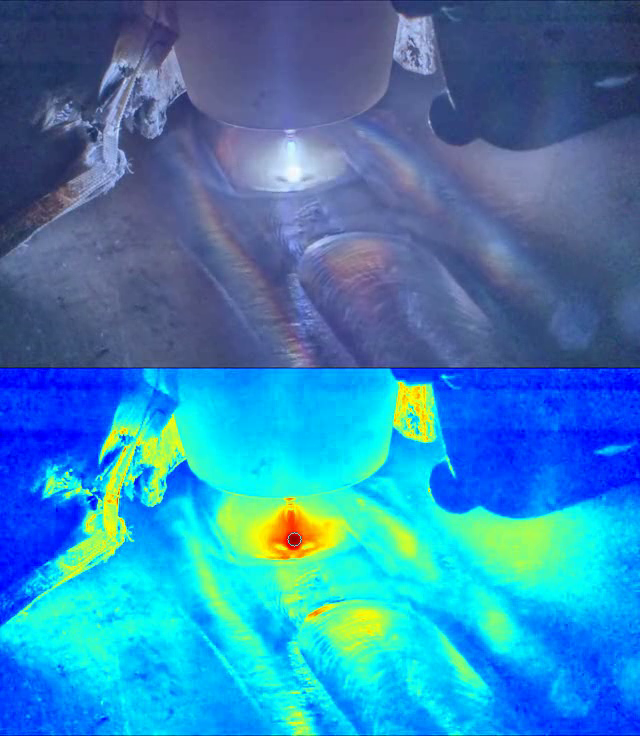
#> input picture frame 18 of gray2color/res.avi, 640 x 736 px, given in place of test.mp4, which was not available
$ python gray2color.py
#> lines starting #> are read from the running program, lines starting #| are printed output that depends on the picture; after the words box and inside, x2 and y2 are one past the last pixel; in counts of white or black regions, pixels touching at a corner belong together; pictures that were not available may be replaced by others from this repository, and a replacement may not be noted
import numpy as np
import cv2 as cv

K_SIZE = 6

def main(input='./test.mp4', output='./res.avi', wb=False):
#> called with input = './test.mp4', output = './res.avi', wb = True
    vid = cv.VideoCapture(input)

    if not vid.isOpened():
        raise IOError("Couldn't open webcam or video: {}".format(input))

    #video_FourCC    = int(vid.get(cv.CAP_PROP_FOURCC))
    video_fps       = vid.get(cv.CAP_PROP_FPS)
    video_size      = (int(vid.get(cv.CAP_PROP_FRAME_WIDTH)),
                    int(vid.get(cv.CAP_PROP_FRAME_HEIGHT))*2)
    video_FourCC = cv.VideoWriter_fourcc(*'MP42')
    if wb:
        out = cv.VideoWriter(output, video_FourCC, video_fps, video_size)
        if not out.isOpened():
            print("Open output file failed. ")
            exit(-1)

    while True:
        ret, frame = vid.read()
#> frame is the input picture: shape (736, 640, 3); mean B, G, R 182.9, 134.2, 52.9

        cv.namedWindow("Result")

        if ret:
            (h, w) = frame.shape[:2]
#> h = 736; w = 640
            #gray = cv.cvtColor(frame, cv.COLOR_RGB2GRAY)
            (b, g, r) = cv.split(frame)
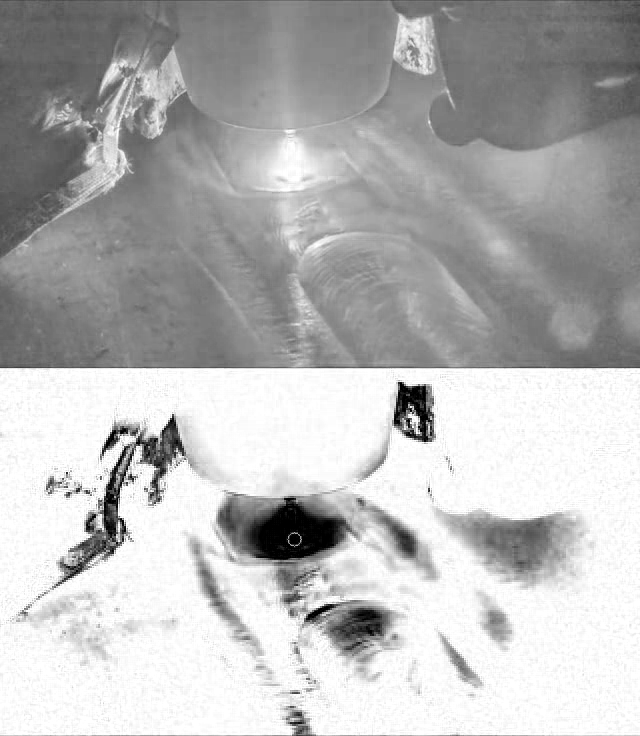
#> b: shape (736, 640); min 0, max 255, mean 182.9
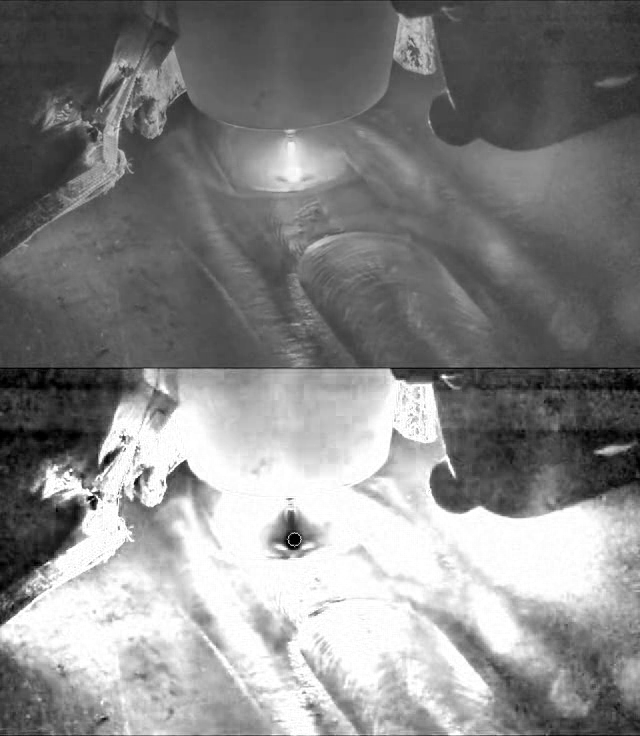
#> g: shape (736, 640); min 0, max 255, mean 134.2
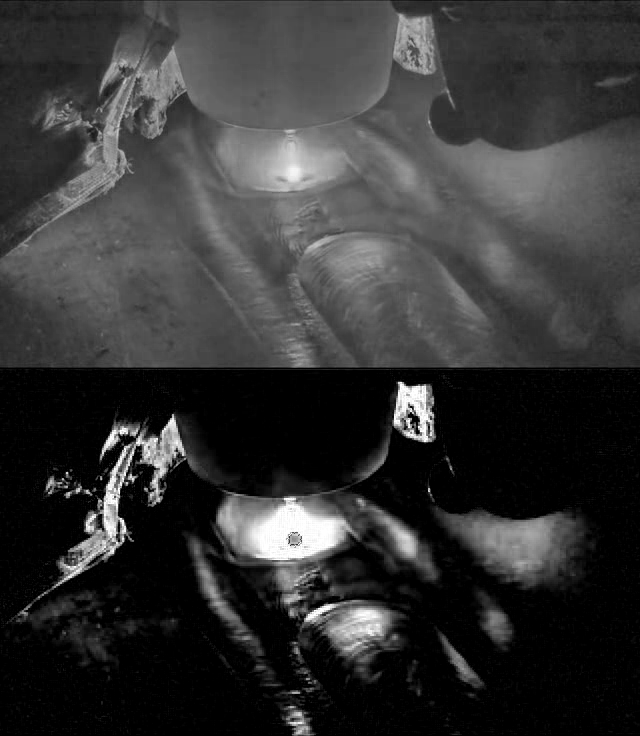
#> r: shape (736, 640); min 0, max 255, mean 52.9
            gray = r
            conv = cv.filter2D(gray, -1, np.ones([K_SIZE, K_SIZE])/(K_SIZE*K_SIZE))
            (minVal, maxVal, minLoc, maxLoc) = cv.minMaxLoc(conv)
#> minVal = 0; maxVal = 255; minLoc = (32, 373); maxLoc = (324, 532)

            #gray = cv.equalizeHist(gray)
            color = cv.applyColorMap(gray, cv.COLORMAP_JET)
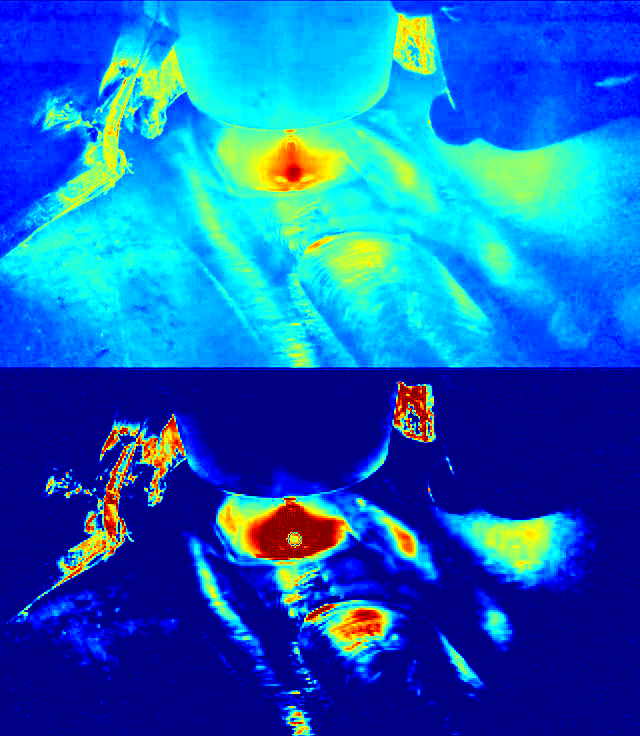
#> color: shape (736, 640, 3); mean B, G, R 187.6, 99.4, 19.8
            cv.circle(color, maxLoc, K_SIZE+1, (255, 255, 0), 1)
#> color: shape (736, 640, 3); 0.01% of pixels changed, all inside (x1, y1, x2, y2) = (317, 525, 332, 540)

            show_img = np.vstack([frame, color])
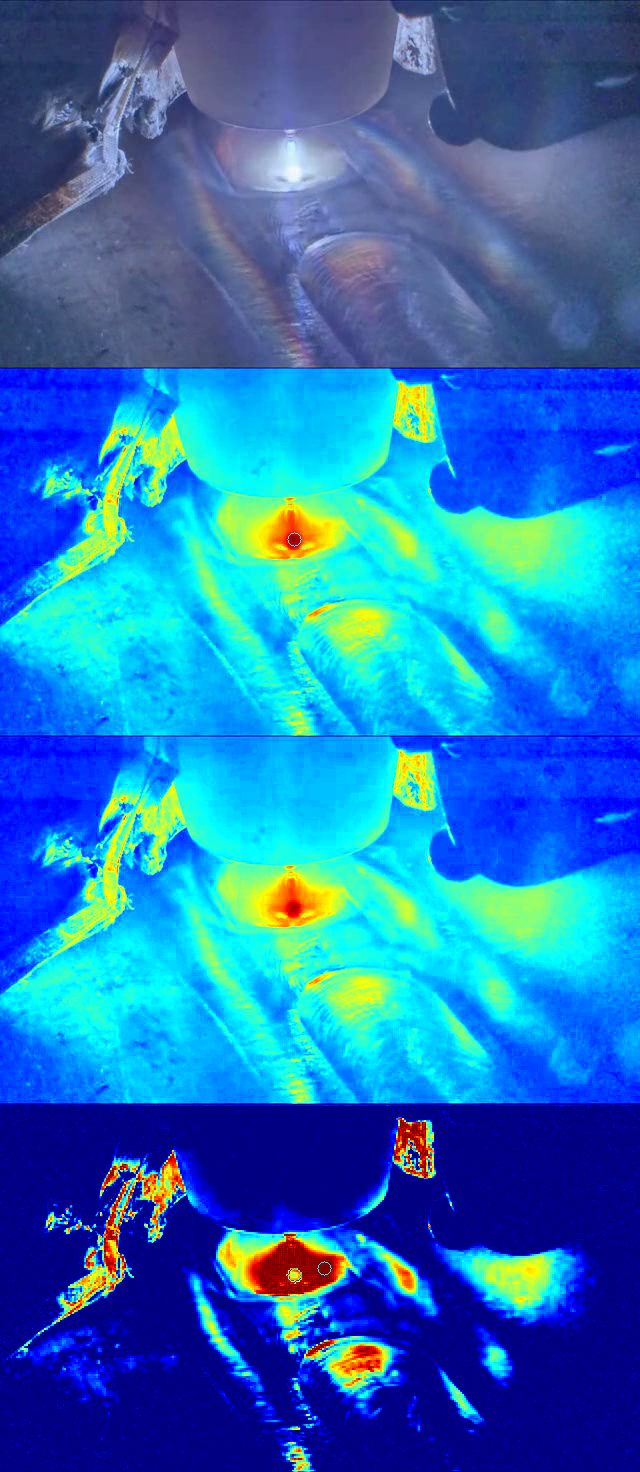
#> show_img: shape (1472, 640, 3); mean B, G, R 185.3, 116.8, 36.4
            if wb:
                out.write(show_img)

            cv.imshow("Result", show_img)
            if cv.waitKey(100) & 0xFF == ord('q'):
#> (key q is pressed here)
                break
        else:
            break

    if wb:
        out.release()

    cv.destroyAllWindows()

if __name__ == '__main__':
    print(cv.__version__)
    main(wb=True)

$ run again, starting later in the video
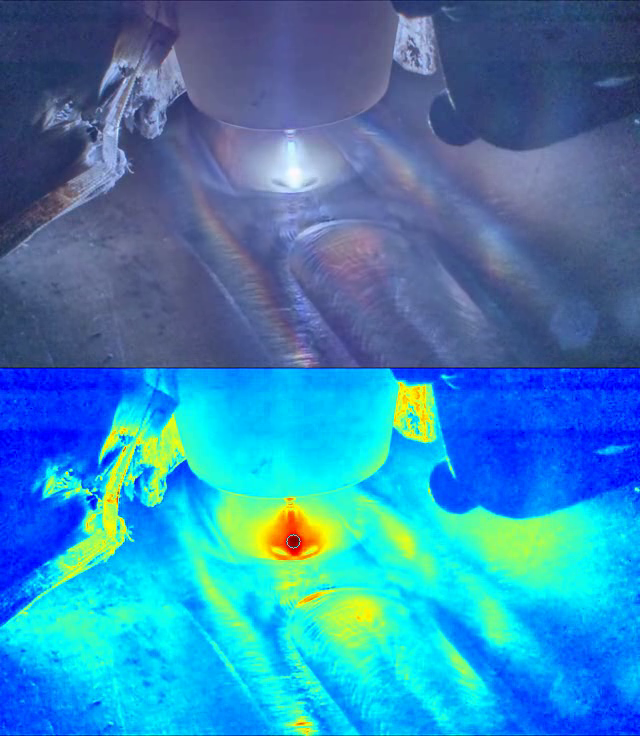
#> input picture frame 82 of gray2color/res.avi, 640 x 736 px, given in place of test.mp4, which was not available
#> in main, frame is the input picture: shape (736, 640, 3); mean B, G, R 182.7, 135.7, 53.8
#> in main, `(b, g, r) = cv.split(frame)`:
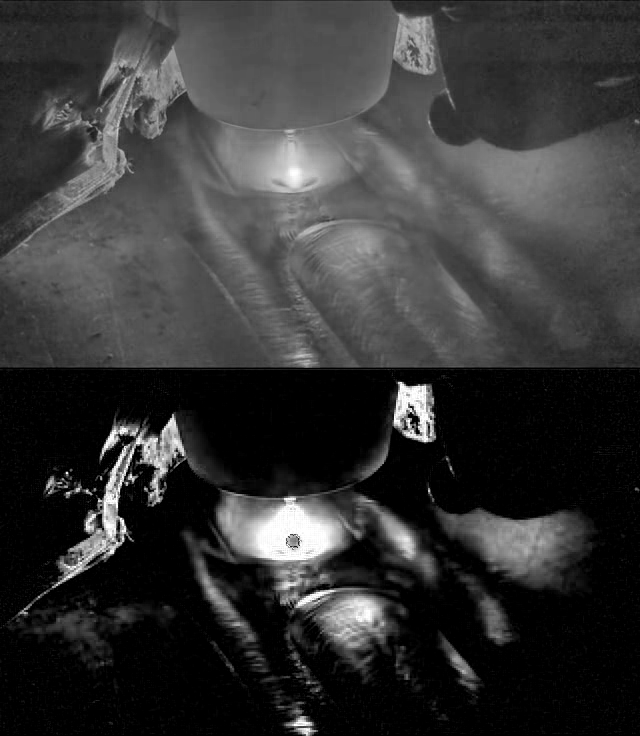
#> r: shape (736, 640); min 0, max 255, mean 53.8
#> minVal = 0; maxVal = 255; minLoc = (32, 373); maxLoc = (277, 531)
#> in main, `show_img = np.vstack([frame, color])`:
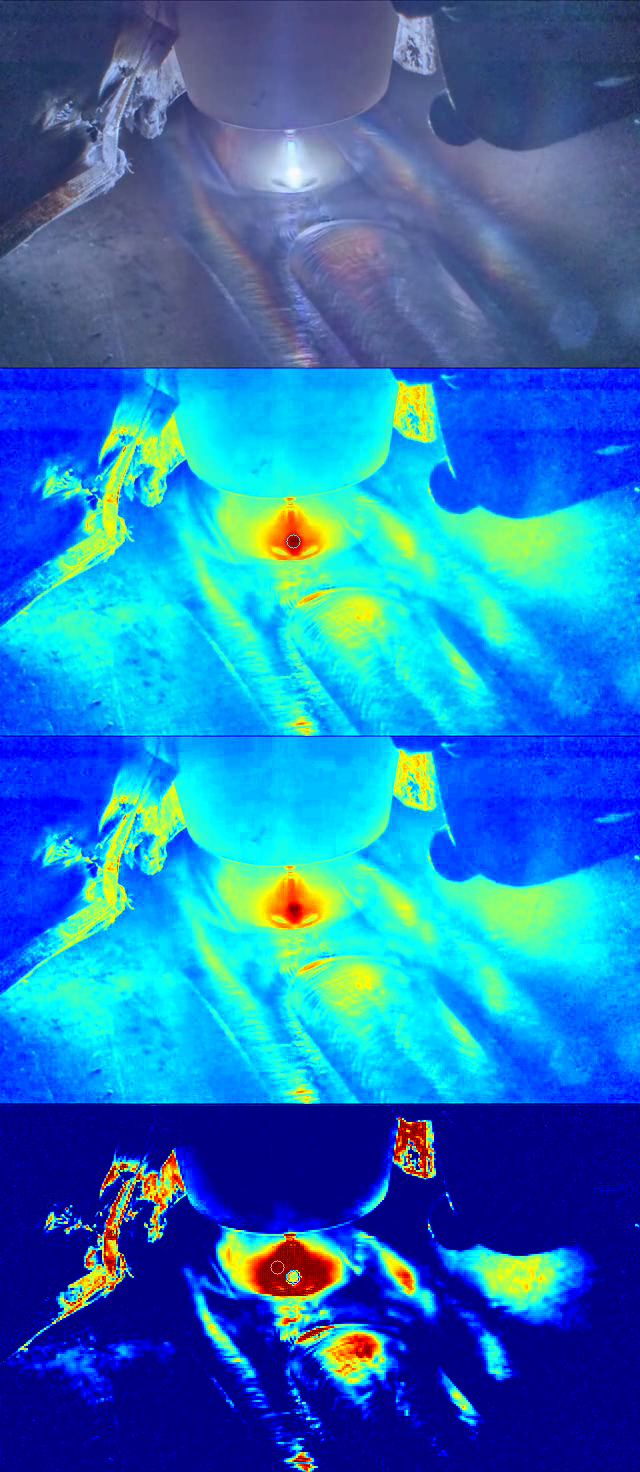
#> show_img: shape (1472, 640, 3); mean B, G, R 185.2, 118.7, 37.2

$ run again, starting later in the video
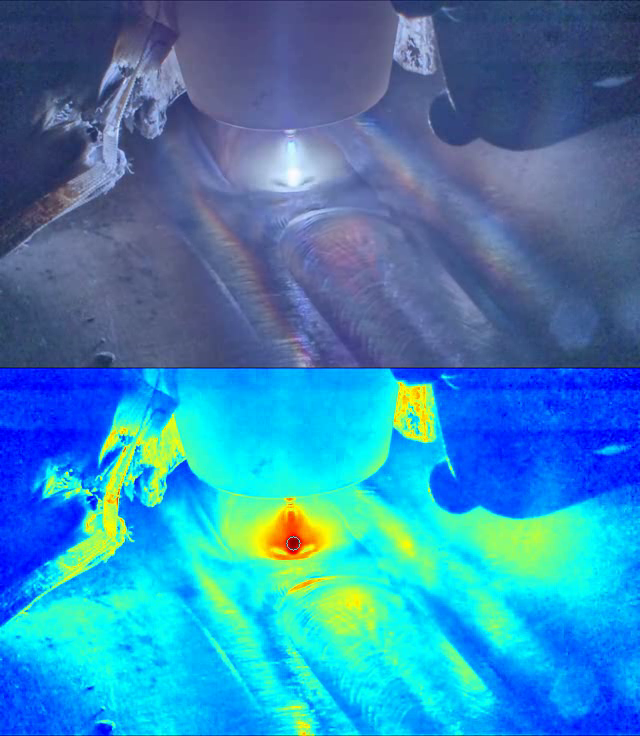
#> input picture frame 146 of gray2color/res.avi, 640 x 736 px, given in place of test.mp4, which was not available
#> in main, frame is the input picture: shape (736, 640, 3); mean B, G, R 182, 136, 54
#> in main, `(b, g, r) = cv.split(frame)`:
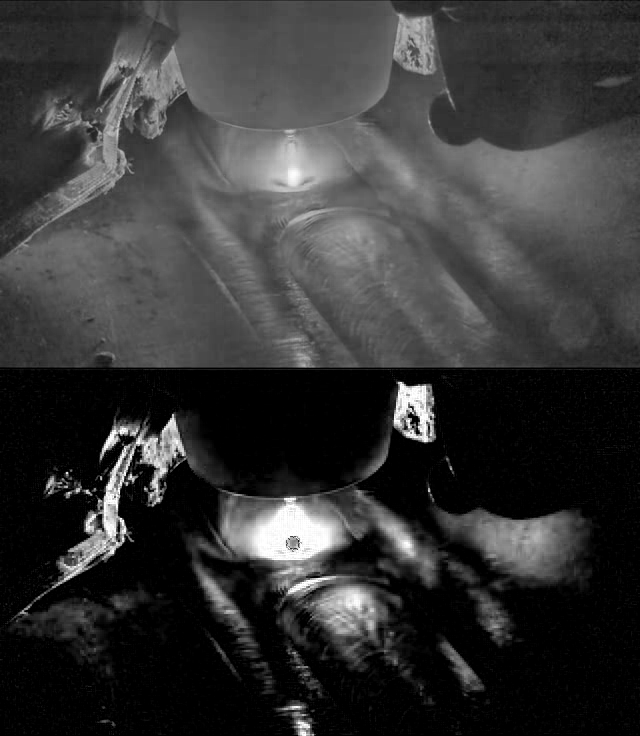
#> r: shape (736, 640); min 0, max 255, mean 54
#> minVal = 0; maxVal = 254; minLoc = (27, 373); maxLoc = (293, 532)
#> in main, `show_img = np.vstack([frame, color])`:
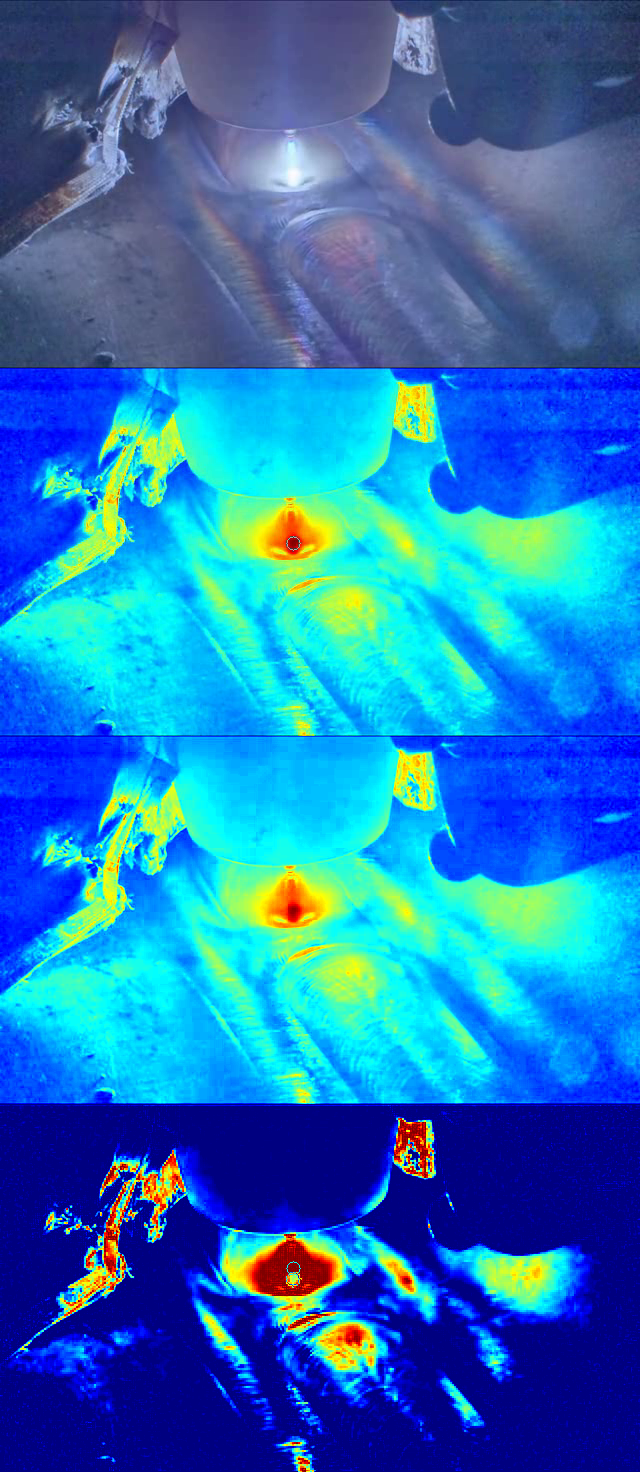
#> show_img: shape (1472, 640, 3); mean B, G, R 185.2, 119.1, 37.3
